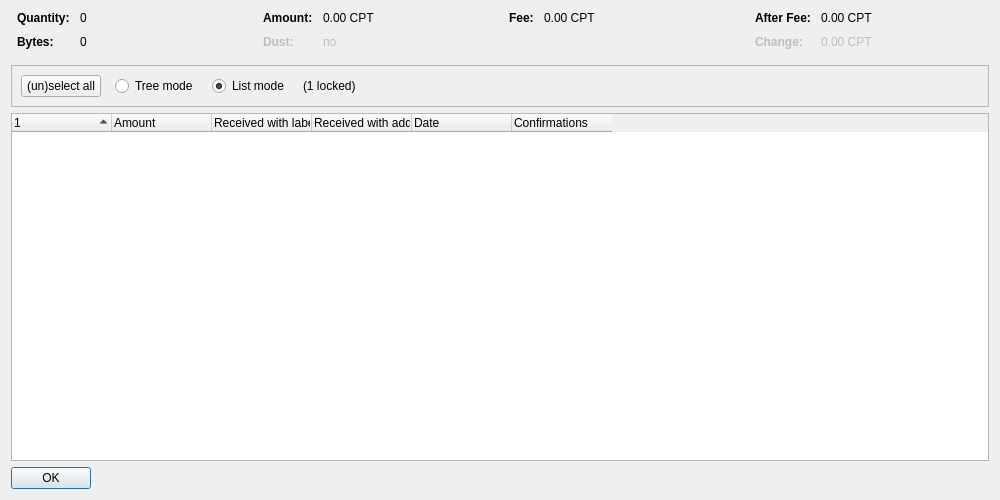
<?xml version="1.0" encoding="UTF-8"?>
<ui version="4.0">
 <class>CoinControlDialog</class>
 <widget class="QDialog" name="CoinControlDialog">
  <property name="geometry">
   <rect>
    <x>0</x>
    <y>0</y>
    <width>1000</width>
    <height>500</height>
   </rect>
  </property>
  <property name="windowTitle">
   <string>Coin Selection</string>
  </property>
  <layout class="QVBoxLayout" name="verticalLayout">
   <item>
    <layout class="QHBoxLayout" name="horizontalLayoutTop" stretch="0,0,0,0">
     <property name="topMargin">
      <number>0</number>
     </property>
     <property name="bottomMargin">
      <number>10</number>
     </property>
     <item>
      <layout class="QFormLayout" name="formLayoutCoinControl1">
       <property name="horizontalSpacing">
        <number>10</number>
       </property>
       <property name="verticalSpacing">
        <number>10</number>
       </property>
       <property name="leftMargin">
        <number>6</number>
       </property>
       <property name="rightMargin">
        <number>6</number>
       </property>
       <item row="0" column="0">
        <widget class="QLabel" name="labelCoinControlQuantityText">
         <property name="font">
          <font>
           <weight>75</weight>
           <bold>true</bold>
          </font>
         </property>
         <property name="text">
          <string>Quantity:</string>
         </property>
        </widget>
       </item>
       <item row="0" column="1">
        <widget class="QLabel" name="labelCoinControlQuantity">
         <property name="cursor">
          <cursorShape>IBeamCursor</cursorShape>
         </property>
         <property name="contextMenuPolicy">
          <enum>Qt::ActionsContextMenu</enum>
         </property>
         <property name="text">
          <string notr="true">0</string>
         </property>
         <property name="textInteractionFlags">
          <set>Qt::LinksAccessibleByMouse|Qt::TextSelectableByKeyboard|Qt::TextSelectableByMouse</set>
         </property>
        </widget>
       </item>
       <item row="1" column="0">
        <widget class="QLabel" name="labelCoinControlBytesText">
         <property name="font">
          <font>
           <weight>75</weight>
           <bold>true</bold>
          </font>
         </property>
         <property name="text">
          <string>Bytes:</string>
         </property>
        </widget>
       </item>
       <item row="1" column="1">
        <widget class="QLabel" name="labelCoinControlBytes">
         <property name="cursor">
          <cursorShape>IBeamCursor</cursorShape>
         </property>
         <property name="contextMenuPolicy">
          <enum>Qt::ActionsContextMenu</enum>
         </property>
         <property name="text">
          <string notr="true">0</string>
         </property>
         <property name="textInteractionFlags">
          <set>Qt::LinksAccessibleByMouse|Qt::TextSelectableByKeyboard|Qt::TextSelectableByMouse</set>
         </property>
        </widget>
       </item>
      </layout>
     </item>
     <item>
      <layout class="QFormLayout" name="formLayoutCoinControl2">
       <property name="horizontalSpacing">
        <number>10</number>
       </property>
       <property name="verticalSpacing">
        <number>10</number>
       </property>
       <property name="leftMargin">
        <number>6</number>
       </property>
       <property name="rightMargin">
        <number>6</number>
       </property>
       <item row="0" column="0">
        <widget class="QLabel" name="labelCoinControlAmountText">
         <property name="font">
          <font>
           <weight>75</weight>
           <bold>true</bold>
          </font>
         </property>
         <property name="text">
          <string>Amount:</string>
         </property>
        </widget>
       </item>
       <item row="0" column="1">
        <widget class="QLabel" name="labelCoinControlAmount">
         <property name="cursor">
          <cursorShape>IBeamCursor</cursorShape>
         </property>
         <property name="contextMenuPolicy">
          <enum>Qt::ActionsContextMenu</enum>
         </property>
         <property name="text">
          <string notr="true">0.00 CPT</string>
         </property>
         <property name="textInteractionFlags">
          <set>Qt::LinksAccessibleByMouse|Qt::TextSelectableByKeyboard|Qt::TextSelectableByMouse</set>
         </property>
        </widget>
       </item>
       <item row="1" column="0">
        <widget class="QLabel" name="labelCoinControlLowOutputText">
         <property name="enabled">
          <bool>false</bool>
         </property>
         <property name="font">
          <font>
           <weight>75</weight>
           <bold>true</bold>
          </font>
         </property>
         <property name="text">
          <string>Dust:</string>
         </property>
        </widget>
       </item>
       <item row="1" column="1">
        <widget class="QLabel" name="labelCoinControlLowOutput">
         <property name="enabled">
          <bool>false</bool>
         </property>
         <property name="cursor">
          <cursorShape>IBeamCursor</cursorShape>
         </property>
         <property name="contextMenuPolicy">
          <enum>Qt::ActionsContextMenu</enum>
         </property>
         <property name="text">
          <string notr="true">no</string>
         </property>
         <property name="textInteractionFlags">
          <set>Qt::LinksAccessibleByMouse|Qt::TextSelectableByKeyboard|Qt::TextSelectableByMouse</set>
         </property>
        </widget>
       </item>
      </layout>
     </item>
     <item>
      <layout class="QFormLayout" name="formLayoutCoinControl3">
       <property name="horizontalSpacing">
        <number>10</number>
       </property>
       <property name="verticalSpacing">
        <number>10</number>
       </property>
       <property name="leftMargin">
        <number>6</number>
       </property>
       <property name="rightMargin">
        <number>6</number>
       </property>
       <item row="0" column="0">
        <widget class="QLabel" name="labelCoinControlFeeText">
         <property name="font">
          <font>
           <weight>75</weight>
           <bold>true</bold>
          </font>
         </property>
         <property name="text">
          <string>Fee:</string>
         </property>
        </widget>
       </item>
       <item row="0" column="1">
        <widget class="QLabel" name="labelCoinControlFee">
         <property name="cursor">
          <cursorShape>IBeamCursor</cursorShape>
         </property>
         <property name="contextMenuPolicy">
          <enum>Qt::ActionsContextMenu</enum>
         </property>
         <property name="text">
          <string notr="true">0.00 CPT</string>
         </property>
         <property name="textInteractionFlags">
          <set>Qt::LinksAccessibleByMouse|Qt::TextSelectableByKeyboard|Qt::TextSelectableByMouse</set>
         </property>
        </widget>
       </item>
      </layout>
     </item>
     <item>
      <layout class="QFormLayout" name="formLayoutCoinControl4">
       <property name="horizontalSpacing">
        <number>10</number>
       </property>
       <property name="verticalSpacing">
        <number>10</number>
       </property>
       <property name="leftMargin">
        <number>6</number>
       </property>
       <property name="rightMargin">
        <number>6</number>
       </property>
       <item row="0" column="0">
        <widget class="QLabel" name="labelCoinControlAfterFeeText">
         <property name="font">
          <font>
           <weight>75</weight>
           <bold>true</bold>
          </font>
         </property>
         <property name="text">
          <string>After Fee:</string>
         </property>
        </widget>
       </item>
       <item row="0" column="1">
        <widget class="QLabel" name="labelCoinControlAfterFee">
         <property name="cursor">
          <cursorShape>IBeamCursor</cursorShape>
         </property>
         <property name="contextMenuPolicy">
          <enum>Qt::ActionsContextMenu</enum>
         </property>
         <property name="text">
          <string notr="true">0.00 CPT</string>
         </property>
         <property name="textInteractionFlags">
          <set>Qt::LinksAccessibleByMouse|Qt::TextSelectableByKeyboard|Qt::TextSelectableByMouse</set>
         </property>
        </widget>
       </item>
       <item row="1" column="0">
        <widget class="QLabel" name="labelCoinControlChangeText">
         <property name="enabled">
          <bool>false</bool>
         </property>
         <property name="font">
          <font>
           <weight>75</weight>
           <bold>true</bold>
          </font>
         </property>
         <property name="text">
          <string>Change:</string>
         </property>
        </widget>
       </item>
       <item row="1" column="1">
        <widget class="QLabel" name="labelCoinControlChange">
         <property name="enabled">
          <bool>false</bool>
         </property>
         <property name="cursor">
          <cursorShape>IBeamCursor</cursorShape>
         </property>
         <property name="contextMenuPolicy">
          <enum>Qt::ActionsContextMenu</enum>
         </property>
         <property name="text">
          <string notr="true">0.00 CPT</string>
         </property>
         <property name="textInteractionFlags">
          <set>Qt::LinksAccessibleByMouse|Qt::TextSelectableByKeyboard|Qt::TextSelectableByMouse</set>
         </property>
        </widget>
       </item>
      </layout>
     </item>
    </layout>
   </item>
   <item>
    <widget class="QFrame" name="frame">
     <property name="minimumSize">
      <size>
       <width>0</width>
       <height>40</height>
      </size>
     </property>
     <property name="frameShape">
      <enum>QFrame::StyledPanel</enum>
     </property>
     <property name="frameShadow">
      <enum>QFrame::Sunken</enum>
     </property>
     <layout class="QHBoxLayout" name="horizontalLayout">
      <item>
       <layout class="QHBoxLayout" name="horizontalLayoutPanel" stretch="0,0,0,0,0">
        <property name="spacing">
         <number>14</number>
        </property>
        <item>
         <widget class="QPushButton" name="pushButtonSelectAll">
          <property name="sizePolicy">
           <sizepolicy hsizetype="Maximum" vsizetype="Fixed">
            <horstretch>0</horstretch>
            <verstretch>0</verstretch>
           </sizepolicy>
          </property>
          <property name="text">
           <string>(un)select all</string>
          </property>
          <property name="autoDefault">
           <bool>false</bool>
          </property>
         </widget>
        </item>
        <item>
         <widget class="QRadioButton" name="radioTreeMode">
          <property name="sizePolicy">
           <sizepolicy hsizetype="Maximum" vsizetype="Fixed">
            <horstretch>0</horstretch>
            <verstretch>0</verstretch>
           </sizepolicy>
          </property>
          <property name="text">
           <string>Tree mode</string>
          </property>
         </widget>
        </item>
        <item>
         <widget class="QRadioButton" name="radioListMode">
          <property name="sizePolicy">
           <sizepolicy hsizetype="Maximum" vsizetype="Fixed">
            <horstretch>0</horstretch>
            <verstretch>0</verstretch>
           </sizepolicy>
          </property>
          <property name="text">
           <string>List mode</string>
          </property>
          <property name="checked">
           <bool>true</bool>
          </property>
         </widget>
        </item>
        <item>
         <widget class="QLabel" name="labelLocked">
          <property name="text">
           <string notr="true">(1 locked)</string>
          </property>
         </widget>
        </item>
        <item>
         <spacer name="horizontalSpacer">
          <property name="orientation">
           <enum>Qt::Horizontal</enum>
          </property>
          <property name="sizeHint" stdset="0">
           <size>
            <width>40</width>
            <height>20</height>
           </size>
          </property>
         </spacer>
        </item>
       </layout>
      </item>
     </layout>
    </widget>
   </item>
   <item>
    <widget class="CoinControlTreeWidget" name="treeWidget">
     <property name="contextMenuPolicy">
      <enum>Qt::CustomContextMenu</enum>
     </property>
     <property name="sortingEnabled">
      <bool>false</bool>
     </property>
     <property name="columnCount">
      <number>6</number>
     </property>
     <attribute name="headerShowSortIndicator" stdset="0">
      <bool>true</bool>
     </attribute>
     <attribute name="headerStretchLastSection">
      <bool>false</bool>
     </attribute>
     <column>
      <property name="text">
       <string/>
      </property>
     </column>
     <column>
      <property name="text">
       <string>Amount</string>
      </property>
     </column>
     <column>
      <property name="text">
       <string>Received with label</string>
      </property>
     </column>
     <column>
      <property name="text">
       <string>Received with address</string>
      </property>
     </column>
     <column>
      <property name="text">
       <string>Date</string>
      </property>
     </column>
     <column>
      <property name="text">
       <string>Confirmations</string>
      </property>
      <property name="toolTip">
       <string>Confirmed</string>
      </property>
     </column>
     <column>
      <property name="text">
       <string/>
      </property>
     </column>
     <column>
      <property name="text">
       <string/>
      </property>
     </column>
     <column>
      <property name="text">
       <string/>
      </property>
     </column>
     <column>
      <property name="text">
       <string/>
      </property>
     </column>
    </widget>
   </item>
   <item>
    <widget class="QDialogButtonBox" name="buttonBox">
     <property name="sizePolicy">
      <sizepolicy hsizetype="Maximum" vsizetype="Fixed">
       <horstretch>0</horstretch>
       <verstretch>0</verstretch>
      </sizepolicy>
     </property>
     <property name="orientation">
      <enum>Qt::Horizontal</enum>
     </property>
     <property name="standardButtons">
      <set>QDialogButtonBox::Ok</set>
     </property>
    </widget>
   </item>
  </layout>
 </widget>
 <customwidgets>
  <customwidget>
   <class>CoinControlTreeWidget</class>
   <extends>QTreeWidget</extends>
   <header>qt/coincontroltreewidget.h</header>
  </customwidget>
 </customwidgets>
 <resources/>
 <connections/>
</ui>
